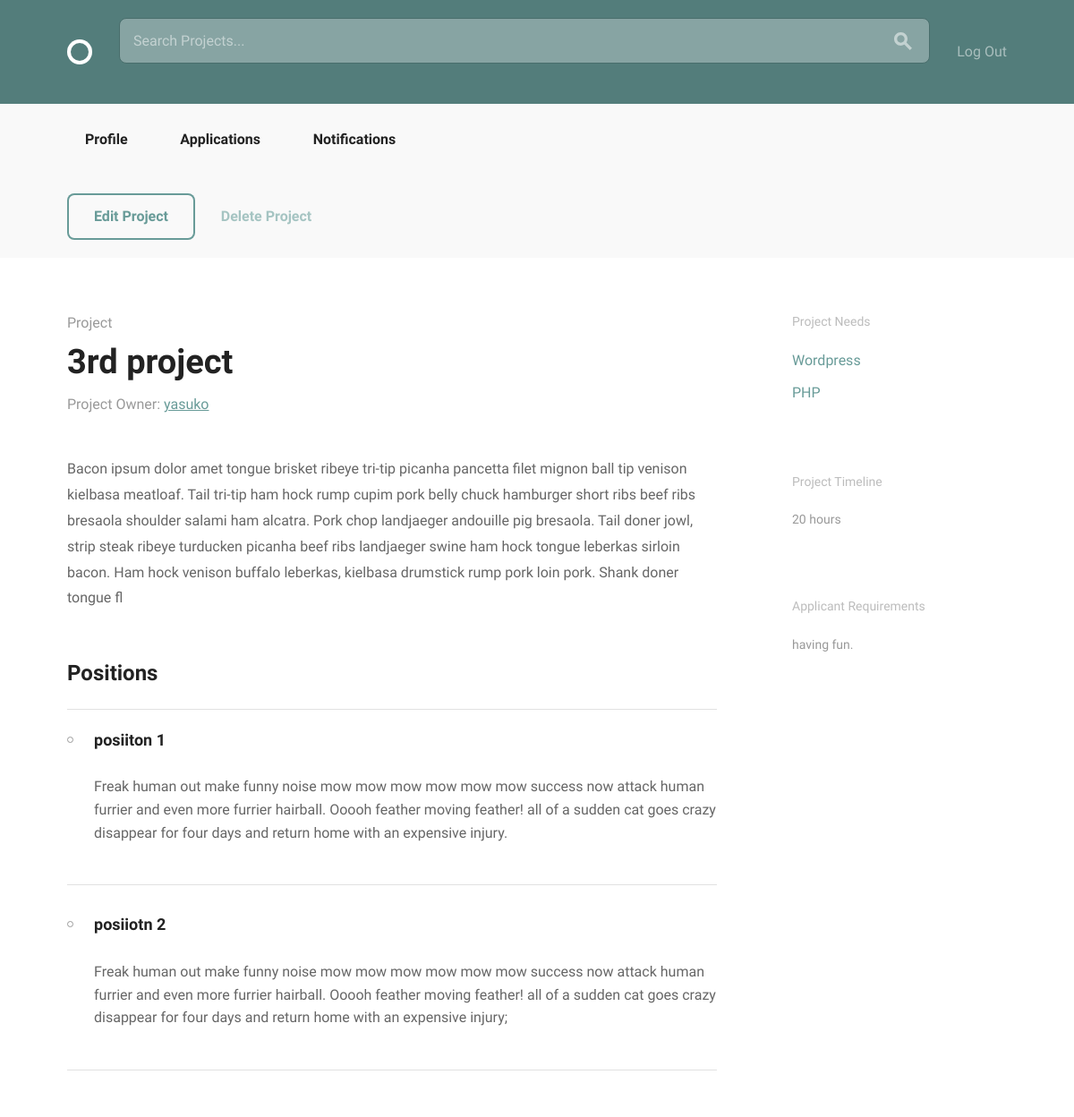
The page /projects/15/ (signed in) on the database as committed earlier.
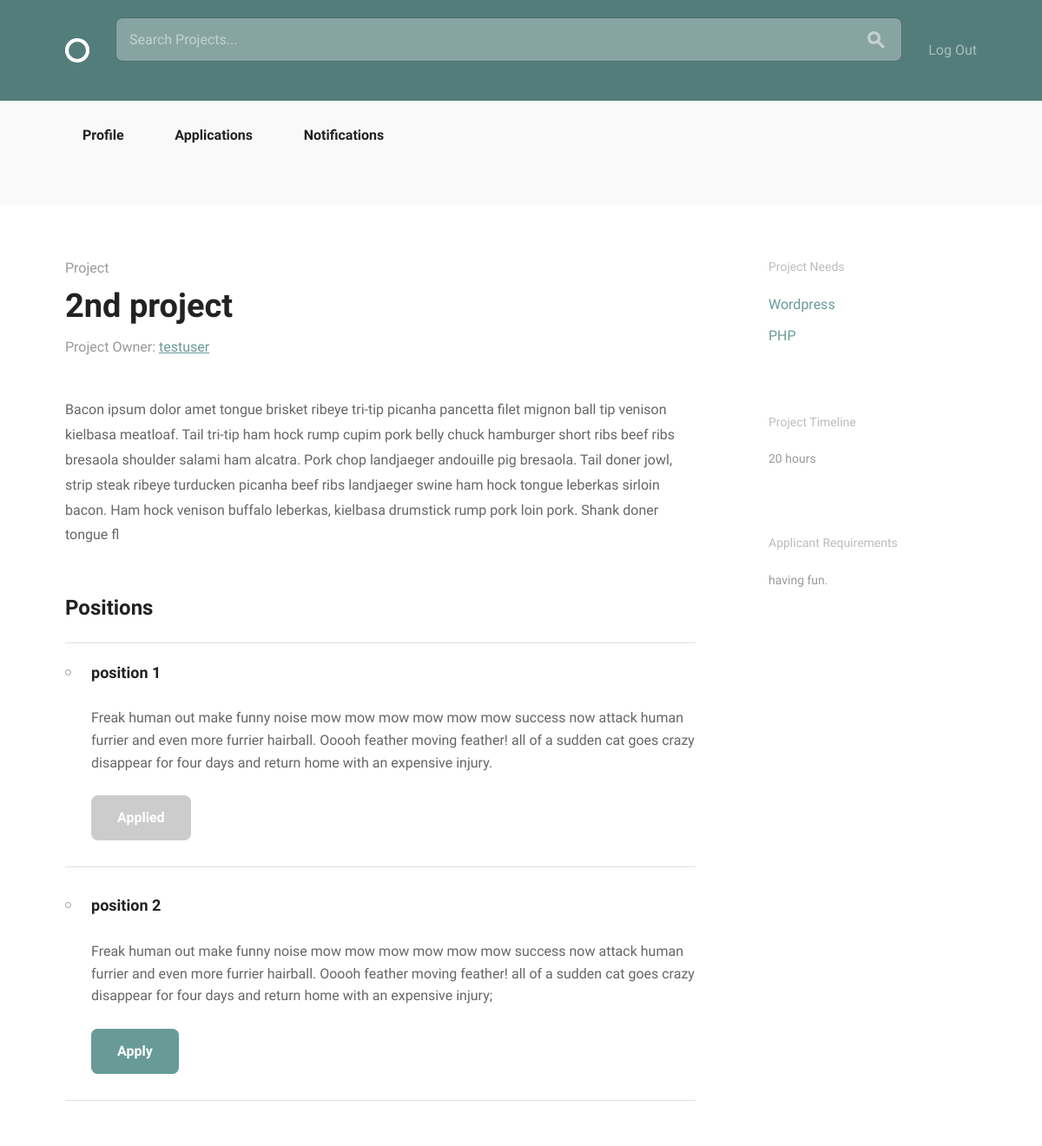
The same page on the database as committed later.
### projects/models.py (models this page shows, shortened)
class Project(models.Model):
    user = models.ForeignKey(settings.AUTH_USER_MODEL, null=True)
    title = models.CharField(max_length=100)
    description = models.TextField(max_length=500)
    estimated_time = models.IntegerField()
    requirements = models.CharField(max_length=100)

class Position(models.Model):
    ANDROID = "Android"
    DESIGN = "Design"
    JAVA = "Java"
    PHP = "PHP"
    PYTHON = "Python"
    RAILS = "Rails"
    WORDPRESS = "Wordpress"
    iOS = "iOS"
    SKILLES_CHOICES = (
        (ANDROID, "Android Developer"),
        (DESIGN, "Designer"),
        (JAVA, "Java Developer"),
        (PHP, "PHP Developer"),
        (PYTHON, "Python Developer"),
        (RAILS, "Rails Developer"),
        (WORDPRESS, "Wordpress Developer"),
        (iOS, "iOS Developer")
    )
    project = models.ForeignKey(
        Project,
        null=True,
        related_name="positions",
        on_delete=models.CASCADE)
    title = models.CharField(max_length=100, blank=True)
    description = models.TextField(max_length=500, blank=True)
    skill = models.CharField(
        max_length=20,
        choices=SKILLES_CHOICES,
        default="",
        blank=True)
    position_filled = models.BooleanField(default=False, blank=True)
    applicants = models.ManyToManyField(
        settings.AUTH_USER_MODEL,
        through='Application')

### accounts/models.py (models this page shows, shortened)
class User(AbstractBaseUser, PermissionsMixin):
    email = models.EmailField(unique=True)
    username = models.CharField(max_length=40, unique=True)
    bio = models.TextField(max_length=500, blank=True, default="")
    image = models.ImageField(upload_to="profile_image/", blank=True)
    date_joined = models.DateTimeField(default=timezone.now)
    is_active = models.BooleanField(default=True)
    is_staff = models.BooleanField(default=False)
    objects = UserManager()
    USERNAME_FIELD = "email"
    REQUIRED_FIELDS = ["username"]
    def __str__(self):
        return self.username

### projects/views.py (the view)
# urls.py: url(r"^(?P<pk>\d+)/$", views.project_detail, name="project_detail"),
@login_required
def project_detail(request, pk):
    project = get_object_or_404(models.Project, pk=pk)
    positions = models.Position.objects.filter(project_id=pk)
    return render(
        request,
        'projects/project_detail.html', {
        'project': project,
        'positions': positions })

### projects/templatetags/project_extras.py (called while the page is built)
@register.filter('markdown_to_html')
def markdown_to_html(markdown_text):
    html_body = markdown2.markdown(markdown_text)
    return mark_safe(html_body)

### projects/templates/projects/project_detail.html (shortened to what this page needs)
{% extends "layout.html" %}
{% load static from staticfiles %}
{% load project_extras %}
{% block body_content %}
<div class="circle--actions--bar">
    <div class="bounds">
        {% if project.user == request.user %}
            <div class="grid-100">
                <a class="button" href="{% url "projects:project_edit" pk=project.pk %}">Edit Project</a>
                <a class="button button-text" href="{% url "projects:confirm" pk=project.pk %}">Delete Project</a>
            </div>
        {% endif %}
    </div>
</div>
<div class="bounds circle--page circle--article">
    <div class="grid-70">
        <div class="circle--article--header">
            <h4 class="circle--article--section">Project</h4>
            <h1 class="circle--article--title">{{ project.title }}</h1>
            <p class="circle--article--byline">Project Owner: <a href="{% url 'accounts:profile_detail' pk=project.user.id %}">{{ project.user }}</a></p>
        </div>
        <div class="circle--article--body">
            {{ project.description | markdown_to_html }}
        </div>
        <div class="circle--project--positions">
            <h2>Positions</h2>
            <ul class="circle--group--list">
                {% for position in positions %}
                    <li>
                        {% if position.title %}
                            <h3>{{ position.title }}</h3>
                        {% endif %}
                        {% if position.description %}
                            <p>{{ position.description | markdown_to_html }}</p>
                        {% endif %}
                        {% if project.user != request.user %}
                            {% if position.position_filled == True %}
                                <a class="button button-primary button-inactive">Position Filled</a>
                            {% elif request.user in position.applicants.all %}
                                <a class="button button-primary button-inactive">Applied</a>
                            {% else %}
                                <a class="button button-primary" href="{% url "projects:apply" pk=project.pk position_pk=position.pk %}">Apply</a>
                            {% endif %}
                        {% endif %}
                    </li>
                {% endfor %}
            </ul>
        </div>
    </div>
    <div class="grid-25 grid-push-5">
        <div class="circle--secondary--module">
            <h3>Project Needs</h3>
            <ul class="circle--link--list">
                {% for position in positions %}
                    <li><a>{{ position.skill }}</a></li>
                {% endfor %}
            </ul>
        </div>
        <div class="circle--secondary--module">
            <h3>Project Timeline</h3>
            <p>{{ project.estimated_time }} hours</p>
        </div>
        <div class="circle--secondary--module">
            <h3>Applicant Requirements</h3>
            <p>{{ project.requirements }}.</p>
        </div>
    </div>
</div>
{% endblock %}

Rows that differ between the two databases and show on the page:
changed Project "having fun": title "3rd project" → "2nd project"; user "yasuko" → "testuser"; user_id 3 → 4 (drawn)
changed Position "Wordpress": title "posiiton 1" → "position 1"; now shows "Applied"
changed Position "PHP": title "posiiotn 2" → "position 2"; now shows "Apply"
Other text that changed with them:
text no longer shown: "Edit Project Delete Project"
